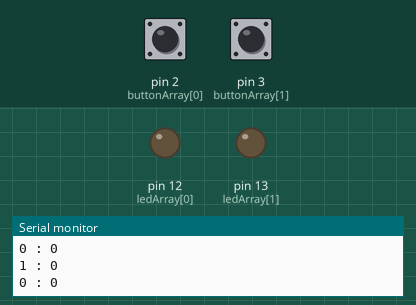
Simulated run of this sketch. Board: Arduino Uno, built with avr-gcc and run on an emulated ATmega328P. On the bench: output pins drawn as LEDs (lit = HIGH), the last lines printed to the serial monitor. Inputs (shaded band) come from the test bench; at power-on: pin 2 (buttonArray[0]) LOW, pin 3 (buttonArray[1]) LOW.

Above: at 1.2 s.
1.3 s: pin 2 (buttonArray[0]) pulled HIGH for 0.15 s
At 1.39 s:
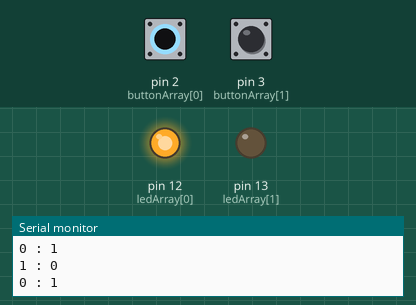
2.9 s: pin 3 (buttonArray[1]) pulled HIGH for 0.15 s
At 2.99 s:
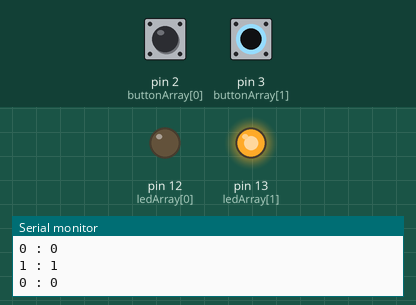
4.5 s: pin 3 (buttonArray[1]) pulled HIGH for 3.2 s
At 8.0 s:
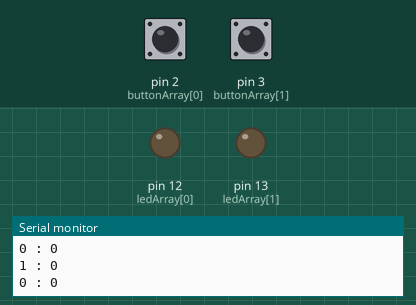
9.2 s: pin 2 (buttonArray[0]) pulled HIGH for 3.2 s
At 9.6 s:
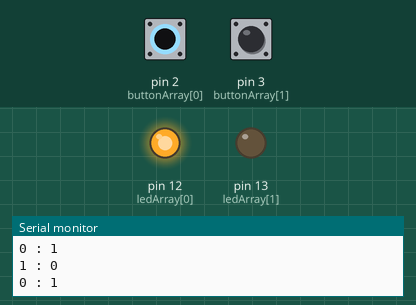
13.9 s: pin 2 (buttonArray[0]) driven HIGH and pin 3 (buttonArray[1]) driven HIGH
At 14.5 s:
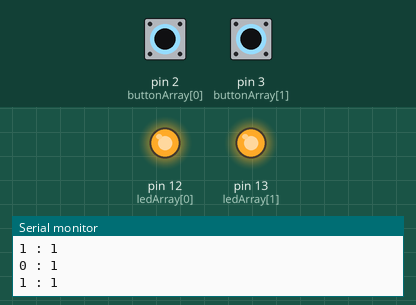
Timing chart, 0 to 16.4 s (numbered marks = the images above; inputs shaded):
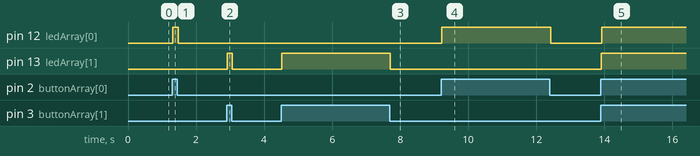

The sketch:

arrayInputOutput.ino
```cpp
const int bArrayLength = 2;
const int lArrayLength = 2;
const int oArrayLength = 2;

int buttonArray[bArrayLength] = {2,3};
int ledArray[lArrayLength] = {12,13};
int outputArray[oArrayLength] = {0,0};

void setup() {
  // put your setup code here, to run once:

  for(int i = 0; i < bArrayLength; i++){
    pinMode(buttonArray[i], INPUT);
  }

  for(int i = 0; i < lArrayLength; i++){
    pinMode(ledArray[i], OUTPUT);
  }
  Serial.begin(9600);
}

void loop() {
  // put your main code here, to run repeatedly:

  for(int i = 0; i < bArrayLength; i++){
    int buttonRead = digitalRead(buttonArray[i]);
    outputArray[i] = buttonRead;
    Serial.print(i);
    Serial.print(" : ");
    Serial.println(buttonRead);
  }

    for(int i = 0; i < lArrayLength; i++){
    digitalWrite(ledArray[i],outputArray[i]);
  }

}
```

Measured:
- after the input at 1.3 s, pin 12 (ledArray[0]): LOW → HIGH at once, → LOW 0.16 s later
- after the input at 2.9 s, pin 13 (ledArray[1]): LOW → HIGH at once, → LOW 0.15 s later
- after the input at 4.5 s, pin 13 (ledArray[1]): LOW → HIGH at once, → LOW 3.2 s later
- after the input at 9.2 s, pin 12 (ledArray[0]): LOW → HIGH at once, → LOW 3.2 s later
- after the input at 13.9 s, pin 12 (ledArray[0]), pin 13 (ledArray[1]): LOW → HIGH at once
